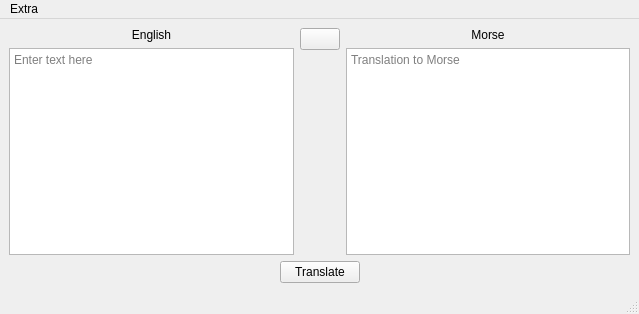
<?xml version="1.0" encoding="UTF-8"?>
<ui version="4.0">
 <class>MainWindow</class>
 <widget class="QMainWindow" name="MainWindow">
  <property name="geometry">
   <rect>
    <x>0</x>
    <y>0</y>
    <width>639</width>
    <height>314</height>
   </rect>
  </property>
  <property name="sizePolicy">
   <sizepolicy hsizetype="Fixed" vsizetype="Fixed">
    <horstretch>0</horstretch>
    <verstretch>0</verstretch>
   </sizepolicy>
  </property>
  <property name="minimumSize">
   <size>
    <width>0</width>
    <height>0</height>
   </size>
  </property>
  <property name="maximumSize">
   <size>
    <width>16777215</width>
    <height>16777215</height>
   </size>
  </property>
  <property name="windowTitle">
   <string>MorseParser</string>
  </property>
  <widget class="QWidget" name="centralwidget">
   <layout class="QVBoxLayout" name="verticalLayout_5">
    <item>
     <layout class="QHBoxLayout" name="horizontalLayout_5">
      <item>
       <layout class="QVBoxLayout" name="verticalLayout_2">
        <item>
         <widget class="QLabel" name="labelLeft">
          <property name="text">
           <string>English</string>
          </property>
          <property name="alignment">
           <set>Qt::AlignCenter</set>
          </property>
         </widget>
        </item>
        <item>
         <widget class="QTextEdit" name="textEditLeft">
          <property name="placeholderText">
           <string>Enter text here</string>
          </property>
         </widget>
        </item>
       </layout>
      </item>
      <item>
       <layout class="QVBoxLayout" name="verticalLayout_4">
        <item>
         <widget class="QPushButton" name="buttonSwap">
          <property name="whatsThis">
           <string>Swap languages</string>
          </property>
          <property name="text">
           <string/>
          </property>
         </widget>
        </item>
        <item>
         <spacer name="verticalSpacer">
          <property name="orientation">
           <enum>Qt::Vertical</enum>
          </property>
          <property name="sizeHint" stdset="0">
           <size>
            <width>20</width>
            <height>40</height>
           </size>
          </property>
         </spacer>
        </item>
       </layout>
      </item>
      <item>
       <layout class="QVBoxLayout" name="verticalLayout">
        <item>
         <widget class="QLabel" name="labelRight">
          <property name="text">
           <string>Morse</string>
          </property>
          <property name="alignment">
           <set>Qt::AlignCenter</set>
          </property>
         </widget>
        </item>
        <item>
         <widget class="QTextEdit" name="textEditRight">
          <property name="readOnly">
           <bool>true</bool>
          </property>
          <property name="placeholderText">
           <string>Translation to Morse</string>
          </property>
         </widget>
        </item>
       </layout>
      </item>
     </layout>
    </item>
    <item>
     <layout class="QHBoxLayout" name="horizontalLayout_4">
      <item>
       <spacer name="horizontalSpacer">
        <property name="orientation">
         <enum>Qt::Horizontal</enum>
        </property>
        <property name="sizeHint" stdset="0">
         <size>
          <width>40</width>
          <height>20</height>
         </size>
        </property>
       </spacer>
      </item>
      <item>
       <widget class="QPushButton" name="buttonTranslate">
        <property name="text">
         <string>Translate</string>
        </property>
       </widget>
      </item>
      <item>
       <spacer name="horizontalSpacer_2">
        <property name="orientation">
         <enum>Qt::Horizontal</enum>
        </property>
        <property name="sizeHint" stdset="0">
         <size>
          <width>40</width>
          <height>20</height>
         </size>
        </property>
       </spacer>
      </item>
     </layout>
    </item>
   </layout>
  </widget>
  <widget class="QMenuBar" name="menubar">
   <property name="geometry">
    <rect>
     <x>0</x>
     <y>0</y>
     <width>639</width>
     <height>22</height>
    </rect>
   </property>
   <widget class="QMenu" name="menuExtra">
    <property name="title">
     <string>Extra</string>
    </property>
    <addaction name="separator"/>
    <addaction name="actionAbout_developer"/>
    <addaction name="actionAbout_program"/>
    <addaction name="actionShow_Morse_table"/>
    <addaction name="actionRefresh"/>
    <addaction name="actionExit"/>
   </widget>
   <addaction name="menuExtra"/>
  </widget>
  <widget class="QStatusBar" name="statusBar"/>
  <action name="actionAbout_developer">
   <property name="text">
    <string>About developer</string>
   </property>
   <property name="shortcut">
    <string>Ctrl+D</string>
   </property>
  </action>
  <action name="actionAbout_program">
   <property name="text">
    <string>About program</string>
   </property>
   <property name="shortcut">
    <string>Ctrl+P</string>
   </property>
  </action>
  <action name="actionRefresh">
   <property name="text">
    <string>Refresh</string>
   </property>
   <property name="toolTip">
    <string>Refresh</string>
   </property>
   <property name="shortcut">
    <string>Ctrl+R</string>
   </property>
  </action>
  <action name="actionExit">
   <property name="text">
    <string>Exit</string>
   </property>
   <property name="shortcut">
    <string>Ctrl+E</string>
   </property>
  </action>
  <action name="actionShow_Morse_table">
   <property name="text">
    <string>Show Morse table</string>
   </property>
   <property name="shortcut">
    <string>Ctrl+M</string>
   </property>
  </action>
 </widget>
 <resources/>
 <connections/>
</ui>
